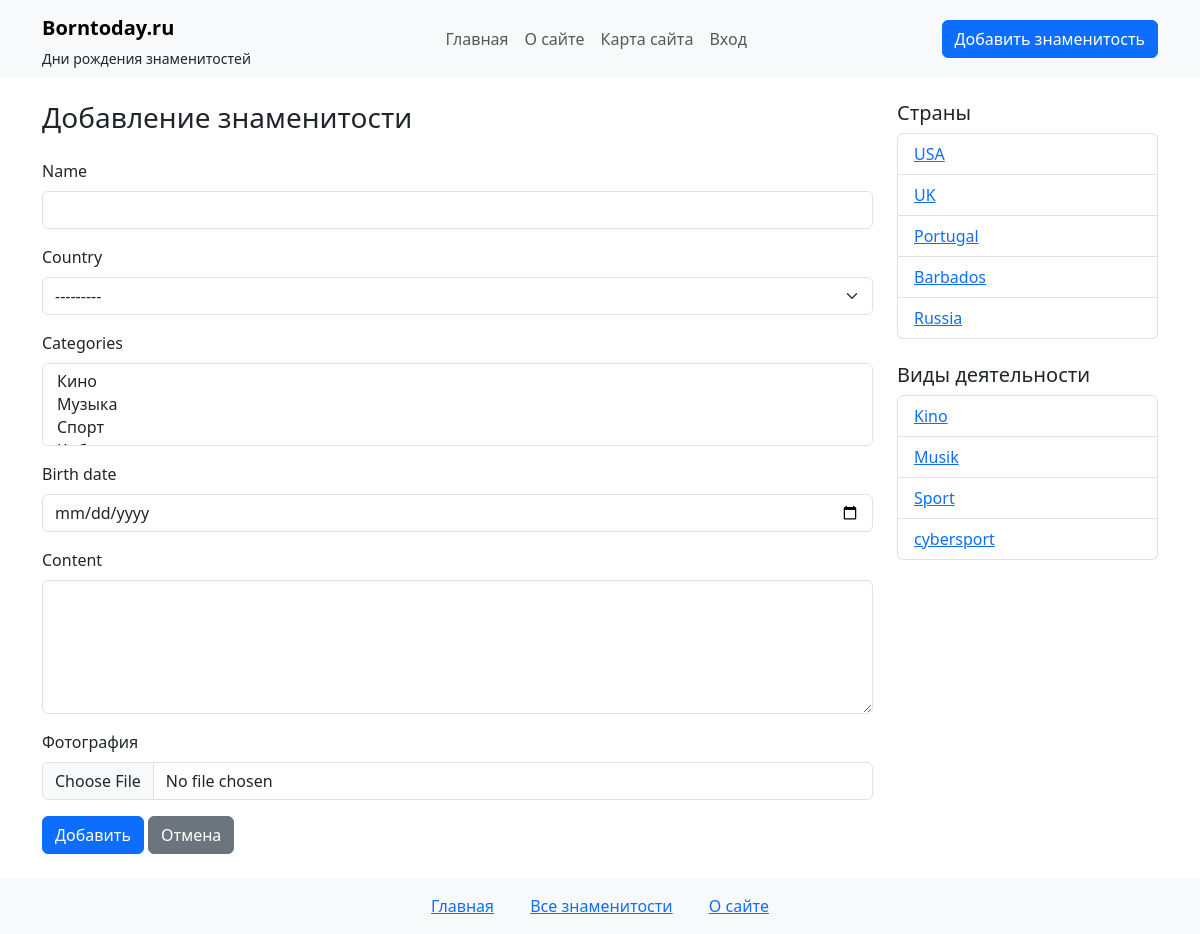
Screenshot of /add/ with the database file from the repository.
### lobzikapp/models.py (models this page shows, shortened)
class Country(models.Model):
    name = models.CharField(max_length=100)  # Название страны
    slug = models.SlugField(max_length=255, blank=True, unique=False, db_index=True, verbose_name="URL")
    def __str__(self):
        return self.name

class Category(models.Model):
    title = models.CharField(max_length=100)  # Название категории
    slug = models.SlugField(max_length=255, blank=True, unique=False, db_index=True, verbose_name="URL")
    def __str__(self):
        return self.title

### lobzikapp/views.py (the view)
# urls.py: path('add/', views.add_star, name='add_star'),  # Добавление знаменитости
def add_star(request):
    if request.method == 'POST':
        form = StarForm(request.POST, request.FILES)
        if form.is_valid():
            star = form.save(commit=False)
            star.is_published = True
            star.save()
            form.save_m2m()  # Сохраняем связи many-to-many
            messages.success(request, f'Знаменитость "{star.name}" успешно добавлена!')
            return redirect('star_detail', slug=star.slug)
    else:
        form = StarForm()
    countries = Country.objects.all()
    categories = Category.objects.all()
    context = {
        'form': form,
        'title': 'Добавление знаменитости',
        'star_countries': countries,
        'star_categories': categories,
    }
    return render(request, 'lobzikapp/add-star.html', context)

### lobzikapp/forms.py
class StarForm(forms.ModelForm):
   class Meta:
       model = Star
       fields = ['name', 'country', 'categories', 'birth_date', 'content', 'photo']
       widgets = {
           'name': forms.TextInput(attrs={'class': 'form-control'}),
           'country': forms.Select(attrs={'class': 'form-select'}),
           'categories': forms.SelectMultiple(attrs={'class': 'form-select', 'size': '3'}),
           'birth_date': forms.DateInput(attrs={'class': 'form-control', 'type': 'date'}),
           'content': forms.Textarea(attrs={'class': 'form-control', 'rows': 5}),
           'photo': forms.FileInput(attrs={'class': 'form-control'}),
       }

### lobzikapp/templates/lobzikapp/add-star.html (shortened to what this page needs)
{% extends 'lobzikapp/base.html' %}
{% block content %}
<h3 class="mb-4">{{ title }}</h3>
<form method="post" enctype="multipart/form-data">
    {% for field in form %}
    <div class="mb-3">
        <label for="{{ field.id_for_label }}" class="form-label">{{ field.label }}</label>
        {{ field }}
    </div>
    {% endfor %}
    <button type="submit" class="btn btn-primary">Добавить</button>
    <a href="{% url 'star_index' %}" class="btn btn-secondary">Отмена</a>
</form>
{% endblock %}

### lobzikapp/templates/lobzikapp/sidebar.html
<div class="col-md-3">
  <h5>Страны</h5>
  <ul class="list-group mb-4">
    {% for country in star_countries %}
    <li class="list-group-item">
      <a href="{% url 'stars_by_country' country.slug %}">{{country.slug}}</a>
    </li>
    {% endfor %}
  </ul>
  <h5>Виды деятельности</h5>
  <ul class="list-group">
    {% for cat in star_categories %}
    <li class="list-group-item">
      <a href="{% url 'stars_by_category' cat.slug %}">{{ cat.slug }}</a>
    </li>
    {% endfor %}
  </ul>
 </div>

### rows the page displays
Country: slug "USA"
Country: slug "UK"
Country: slug "Portugal"
Country: slug "Barbados"
Country: slug "Russia"
Category: slug "Kino"
Category: slug "Musik"
Category: slug "Sport"
Category: slug "cybersport"

### other values shown
{{ title }} "Добавление знаменитости"
{{ field.label }} "Name" "Country" "Categories" "Birth date" "Content" "Фотография"
